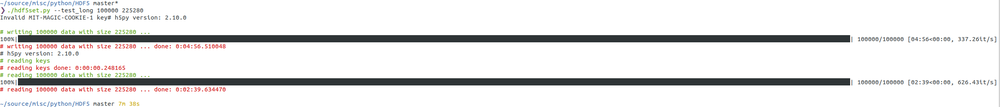
#> input picture python/HDF5/speedtest.png, 1000 x 107 px, shrunk from 2509 x 268 before the run
$ python draw_grid.py HDF5/speedtest.png
#> lines starting #> are read from the running program, lines starting #| are printed output that depends on the picture
#!/usr/bin/env python3
"""Overlay a customizable drawing grid on an image to assist with hand-drawing."""

import argparse
import math
import sys
from pathlib import Path

from PIL import (
    Image,
    ImageColor,
    ImageDraw,
    ImageEnhance,
    ImageFilter,
    ImageFont,
    ImageOps,
)


def parse_args(argv: list[str] | None = None) -> argparse.Namespace:
    """Parse command-line arguments."""
    parser = argparse.ArgumentParser(
        description="Overlay a customizable drawing grid on an image for hand-drawing.",
        formatter_class=argparse.ArgumentDefaultsHelpFormatter,
    )

    io_group = parser.add_argument_group("Input / Output")
    io_group.add_argument("input", type=Path, help="Path to the input image.")
    io_group.add_argument(
        "-o",
        "--output",
        type=Path,
        default=None,
        help="Output image path (default: <stem>_grid<ext> next to input).",
    )
    io_group.add_argument(
        "--quality",
        type=int,
        default=95,
        help="Output quality for JPEG/WebP (1-100).",
    )
    io_group.add_argument(
        "--show",
        action="store_true",
        help="Display the resulting image after saving.",
    )

    geom_group = parser.add_argument_group("Grid Geometry")
    geom_group.add_argument(
        "-c",
        "--cols",
        type=int,
        default=None,
        help="Number of columns (default: 4 with square cells if no geometry option is given).",
    )
    geom_group.add_argument(
        "-r",
        "--rows",
        type=int,
        default=None,
        help="Number of rows (if only --cols or --rows is given, cells are square).",
    )
    geom_group.add_argument(
        "-s",
        "--cell-size",
        type=float,
        default=None,
        help="Exact square cell size in pixels (mutually exclusive with --cols/--rows).",
    )
    geom_group.add_argument(
        "--center",
        action="store_true",
        help="Center the grid when cells do not divide the image evenly.",
    )
    geom_group.add_argument(
        "--border",
        action="store_true",
        help="Draw an outer border around the image.",
    )

    style_group = parser.add_argument_group("Line Style")
    style_group.add_argument(
        "--color",
        type=str,
        default="red",
        help="Grid line color (any CSS/Pillow color name or hex, e.g. 'red', '#00ff00').",
    )
    style_group.add_argument(
        "--thickness",
        type=int,
        default=2,
        help="Main grid line thickness in pixels.",
    )
    style_group.add_argument(
        "--opacity",
        type=float,
        default=0.7,
        help="Grid line opacity from 0.0 (transparent) to 1.0 (opaque).",
    )
    style_group.add_argument(
        "--dashed",
        action="store_true",
        help="Draw dashed grid lines instead of solid lines.",
    )
    style_group.add_argument(
        "--dash-length",
        type=int,
        default=10,
        help="Dash and gap length in pixels when --dashed is enabled.",
    )
    style_group.add_argument(
        "--diagonals",
        action="store_true",
        help="Draw diagonal X-guides inside each cell (thinner, half opacity).",
    )
    style_group.add_argument(
        "--subdivisions",
        type=int,
        default=1,
        help="Subdivide each cell into NxN smaller cells (e.g. 2 for halves).",
    )

    label_group = parser.add_argument_group("Coordinate Labels")
    label_group.add_argument(
        "--labels",
        action="store_true",
        help="Add A, B, C... column labels and 1, 2, 3... row labels.",
    )
    label_group.add_argument(
        "--label-position",
        choices=["margin", "inside"],
        default="margin",
        help="Place labels in an added margin around the image or inside top/left cells.",
    )
    label_group.add_argument(
        "--label-color",
        type=str,
        default=None,
        help="Label text color (default: 'black' for margin, or --color for inside).",
    )
    label_group.add_argument(
        "--label-bg",
        type=str,
        default="white",
        help="Background color for the label margin when --label-position=margin.",
    )
    label_group.add_argument(
        "--font-size",
        type=int,
        default=None,
        help="Label font size in pixels (default: auto-scaled to cell/image size).",
    )

    adj_group = parser.add_argument_group("Image Adjustments")
    adj_group.add_argument(
        "--grayscale",
        action="store_true",
        help="Convert the image to grayscale before drawing the grid.",
    )
    adj_group.add_argument(
        "--contrast",
        type=float,
        default=1.0,
        help="Contrast adjustment factor (1.0 = original).",
    )
    adj_group.add_argument(
        "--brightness",
        type=float,
        default=1.0,
        help="Brightness adjustment factor (1.0 = original).",
    )
    adj_group.add_argument(
        "--blur",
        type=float,
        default=0.0,
        help="Gaussian blur radius in pixels (0.0 = no blur).",
    )

    args = parser.parse_args(argv)

    if args.cell_size is not None and (args.cols is not None or args.rows is not None):
        parser.error("--cell-size cannot be combined with --cols or --rows.")
    if args.cell_size is not None and args.cell_size <= 0:
        parser.error("--cell-size must be positive.")
    if args.cols is not None and args.cols <= 0:
        parser.error("--cols must be positive.")
    if args.rows is not None and args.rows <= 0:
        parser.error("--rows must be positive.")
    if args.subdivisions < 1:
        parser.error("--subdivisions must be >= 1.")
    if args.thickness < 1:
        parser.error("--thickness must be >= 1.")
    if args.dash_length < 1:
        parser.error("--dash-length must be >= 1.")

    return args


# [8 lines left out: function col_label, not called in this run]


def parse_rgba(color_str: str, opacity: float) -> tuple[int, int, int, int]:
    """Parse a color string and opacity (0.0-1.0) into an RGBA tuple."""
    rgb = ImageColor.getrgb(color_str)
    alpha = int(round(max(0.0, min(1.0, opacity)) * 255))
    return (rgb[0], rgb[1], rgb[2], alpha)


def compute_grid_lines(
    width: int,
    height: int,
    cols: int | None,
    rows: int | None,
    cell_size: float | None,
    center: bool,
) -> tuple[list[float], list[float]]:
    """Compute x and y coordinates for the grid lines."""
    if cell_size is not None:
        step_x = step_y = float(cell_size)
    elif cols is not None and rows is not None:
        step_x = width / cols
        step_y = height / rows
    elif cols is not None:
        step_x = step_y = width / cols
    elif rows is not None:
        step_x = step_y = height / rows
    else:
        step_x = step_y = width / 4.0

    def _axis_lines(length: int, step: float, count: int | None) -> list[float]:
        if count is not None and (cols is not None and rows is not None):
            return [i * step for i in range(count + 1)]
        n_full = int(length // step)
        if center and n_full > 0:
            used = n_full * step
            offset = (length - used) / 2.0
            lines = [offset + i * step for i in range(n_full + 1)]
        else:
            lines = []
            pos = 0.0
            while pos <= length + 1e-6:
                lines.append(pos)
                pos += step
        return lines

    x_lines = _axis_lines(width, step_x, cols)
    y_lines = _axis_lines(height, step_y, rows)
    return x_lines, y_lines


def draw_line(
    draw: ImageDraw.ImageDraw,
    p1: tuple[float, float],
    p2: tuple[float, float],
    fill: tuple[int, int, int, int],
    width: int,
    dashed: bool = False,
    dash_length: int = 10,
) -> None:
    """Draw a solid or dashed line segment."""
    if not dashed:
        draw.line([p1, p2], fill=fill, width=width)
        return

    x1, y1 = p1
    x2, y2 = p2
    dx = x2 - x1
    dy = y2 - y1
    total_len = math.hypot(dx, dy)
    if total_len == 0:
        return

    ux, uy = dx / total_len, dy / total_len
    pos = 0.0
    while pos < total_len:
        end = min(pos + dash_length, total_len)
        sx, sy = x1 + ux * pos, y1 + uy * pos
        ex, ey = x1 + ux * end, y1 + uy * end
        draw.line([(sx, sy), (ex, ey)], fill=fill, width=width)
        pos += dash_length * 2


def apply_adjustments(
    img: Image.Image,
    grayscale: bool,
    contrast: float,
    brightness: float,
    blur: float,
) -> Image.Image:
    """Apply EXIF orientation, grayscale, contrast, brightness, and blur."""
    img = ImageOps.exif_transpose(img).convert("RGBA")

    if grayscale:
        gray = ImageOps.grayscale(img)
        img = Image.merge("RGBA", (gray, gray, gray, img.getchannel("A")))

    if contrast != 1.0:
        rgb = ImageEnhance.Contrast(img.convert("RGB")).enhance(contrast)
        img = Image.merge("RGBA", (*rgb.split(), img.getchannel("A")))

    if brightness != 1.0:
        rgb = ImageEnhance.Brightness(img.convert("RGB")).enhance(brightness)
        img = Image.merge("RGBA", (*rgb.split(), img.getchannel("A")))

    if blur > 0.0:
        rgb = img.convert("RGB").filter(ImageFilter.GaussianBlur(radius=blur))
        img = Image.merge("RGBA", (*rgb.split(), img.getchannel("A")))

    return img


def draw_grid_overlay(
    img: Image.Image,
    x_lines: list[float],
    y_lines: list[float],
    color: str,
    thickness: int,
    opacity: float,
    dashed: bool,
    dash_length: int,
    diagonals: bool,
    subdivisions: int,
    border: bool,
) -> Image.Image:
    """Draw the grid, subdivisions, diagonals, and optional border onto the image."""
    width, height = img.size
    overlay = Image.new("RGBA", (width, height), (0, 0, 0, 0))
    draw = ImageDraw.Draw(overlay)

    main_rgba = parse_rgba(color, opacity)
    sub_rgba = parse_rgba(color, opacity * 0.5)
    sub_width = max(1, thickness // 2)

    # Subdivisions
    if subdivisions > 1:
        for i in range(len(x_lines) - 1):
            x0, x1 = x_lines[i], x_lines[i + 1]
            for s in range(1, subdivisions):
                sx = x0 + (x1 - x0) * (s / subdivisions)
                draw_line(
                    draw, (sx, 0), (sx, height), sub_rgba, sub_width, dashed, dash_length
                )
        for j in range(len(y_lines) - 1):
            y0, y1 = y_lines[j], y_lines[j + 1]
            for s in range(1, subdivisions):
                sy = y0 + (y1 - y0) * (s / subdivisions)
                draw_line(
                    draw, (0, sy), (width, sy), sub_rgba, sub_width, dashed, dash_length
                )

    # Diagonals inside each cell
    if diagonals:
        for i in range(len(x_lines) - 1):
            x0, x1 = x_lines[i], x_lines[i + 1]
            for j in range(len(y_lines) - 1):
                y0, y1 = y_lines[j], y_lines[j + 1]
                draw_line(
                    draw, (x0, y0), (x1, y1), sub_rgba, sub_width, dashed, dash_length
                )
                draw_line(
                    draw, (x1, y0), (x0, y1), sub_rgba, sub_width, dashed, dash_length
                )

    # Main grid lines
    for x in x_lines:
        draw_line(draw, (x, 0), (x, height), main_rgba, thickness, dashed, dash_length)
    for y in y_lines:
        draw_line(draw, (0, y), (width, y), main_rgba, thickness, dashed, dash_length)

    # Optional outer border
    if border:
        draw.rectangle(
            [(0, 0), (width - 1, height - 1)], outline=main_rgba, width=thickness
        )

    return Image.alpha_composite(img, overlay)


# [57 lines left out: function add_labels, not called in this run]


def save_image(img: Image.Image, output_path: Path, quality: int) -> None:
    """Save the image, converting RGBA to RGB for formats without alpha support."""
    ext = output_path.suffix.lower()
    save_kwargs: dict = {}
    if ext in {".jpg", ".jpeg", ".bmp"}:
        img = img.convert("RGB")
        if ext in {".jpg", ".jpeg"}:
            save_kwargs["quality"] = quality
    elif ext == ".webp":
        save_kwargs["quality"] = quality

    output_path.parent.mkdir(parents=True, exist_ok=True)
    img.save(output_path, **save_kwargs)


def main(argv: list[str] | None = None) -> int:
    """CLI entry point."""
    args = parse_args(argv)

    if not args.input.is_file():
        print(f"Error: input file not found: {args.input}", file=sys.stderr)
        return 1

    output_path = (
        args.output
        if args.output is not None
        else args.input.with_name(f"{args.input.stem}_grid{args.input.suffix}")
    )

    with Image.open(args.input) as src:
#> src is the input picture: PIL image 1000x107 RGBA; mean R, G, B, A 228.2, 228.1, 227.9, 255
        img = apply_adjustments(
            src,
            grayscale=args.grayscale,
            contrast=args.contrast,
            brightness=args.brightness,
            blur=args.blur,
        )

    width, height = img.size
#> width = 1000; height = 107
    x_lines, y_lines = compute_grid_lines(
        width=width,
        height=height,
        cols=args.cols,
        rows=args.rows,
        cell_size=args.cell_size,
        center=args.center,
    )
#> x_lines = [0, 250, 500, 750, 1000]; y_lines = [0]

    img = draw_grid_overlay(
        img=img,
        x_lines=x_lines,
        y_lines=y_lines,
        color=args.color,
        thickness=args.thickness,
        opacity=args.opacity,
        dashed=args.dashed,
        dash_length=args.dash_length,
        diagonals=args.diagonals,
        subdivisions=args.subdivisions,
        border=args.border,
    )
#> in draw_grid_overlay, `overlay = Image.new("RGBA", (width, height), (0, 0, 0, 0))`: overlay: PIL image 1000x107 RGBA; every value is 0
#> in draw_grid_overlay, `return Image.alpha_composite(img, overlay)`:
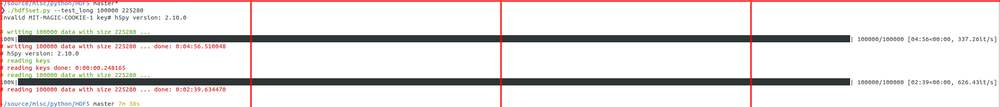
#> returned value: PIL image 1000x107 RGBA; mean R, G, B, A 228.4, 223.6, 223.4, 255

    if args.labels:
        img = add_labels(
            img=img,
            x_lines=x_lines,
            y_lines=y_lines,
            position=args.label_position,
            label_color=args.label_color,
            label_bg=args.label_bg,
            grid_color=args.color,
            font_size=args.font_size,
        )

    save_image(img, output_path, args.quality)
    print(f"Saved gridded image to {output_path}")

    if args.show:
        img.show()

    return 0


if __name__ == "__main__":
    raise SystemExit(main())
#> (the program exits here)
